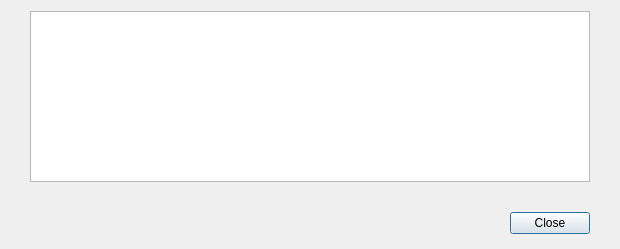
<?xml version="1.0" encoding="UTF-8"?>
<ui version="4.0">
 <class>TransactionDescDialog</class>
 <widget class="QDialog" name="TransactionDescDialog">
  <property name="geometry">
   <rect>
    <x>0</x>
    <y>0</y>
    <width>620</width>
    <height>249</height>
   </rect>
  </property>
  <property name="windowTitle">
   <string notr="true">Transaction details</string>
  </property>
  <layout class="QVBoxLayout" name="verticalLayout">
   <property name="spacing">
    <number>15</number>
   </property>
   <property name="leftMargin">
    <number>0</number>
   </property>
   <property name="rightMargin">
    <number>0</number>
   </property>
   <property name="bottomMargin">
    <number>0</number>
   </property>
   <item>
    <layout class="QHBoxLayout" name="horizontalLayout">
     <property name="leftMargin">
      <number>30</number>
     </property>
     <property name="rightMargin">
      <number>30</number>
     </property>
     <item>
      <widget class="QTextEdit" name="detailText">
       <property name="toolTip">
        <string>This pane shows a detailed description of the transaction</string>
       </property>
       <property name="readOnly">
        <bool>true</bool>
       </property>
      </widget>
     </item>
    </layout>
   </item>
   <item>
    <widget class="QWidget" name="buttonsContainerWhite" native="true">
     <layout class="QHBoxLayout" name="horizontalLayout_2">
      <property name="leftMargin">
       <number>30</number>
      </property>
      <property name="topMargin">
       <number>15</number>
      </property>
      <property name="rightMargin">
       <number>30</number>
      </property>
      <property name="bottomMargin">
       <number>15</number>
      </property>
      <item>
       <widget class="QDialogButtonBox" name="buttonBox">
        <property name="orientation">
         <enum>Qt::Horizontal</enum>
        </property>
        <property name="standardButtons">
         <set>QDialogButtonBox::Close</set>
        </property>
       </widget>
      </item>
     </layout>
    </widget>
   </item>
  </layout>
 </widget>
 <resources/>
 <connections>
  <connection>
   <sender>buttonBox</sender>
   <signal>accepted()</signal>
   <receiver>TransactionDescDialog</receiver>
   <slot>accept()</slot>
   <hints>
    <hint type="sourcelabel">
     <x>20</x>
     <y>20</y>
    </hint>
    <hint type="destinationlabel">
     <x>20</x>
     <y>20</y>
    </hint>
   </hints>
  </connection>
  <connection>
   <sender>buttonBox</sender>
   <signal>rejected()</signal>
   <receiver>TransactionDescDialog</receiver>
   <slot>reject()</slot>
   <hints>
    <hint type="sourcelabel">
     <x>20</x>
     <y>20</y>
    </hint>
    <hint type="destinationlabel">
     <x>20</x>
     <y>20</y>
    </hint>
   </hints>
  </connection>
 </connections>
</ui>
